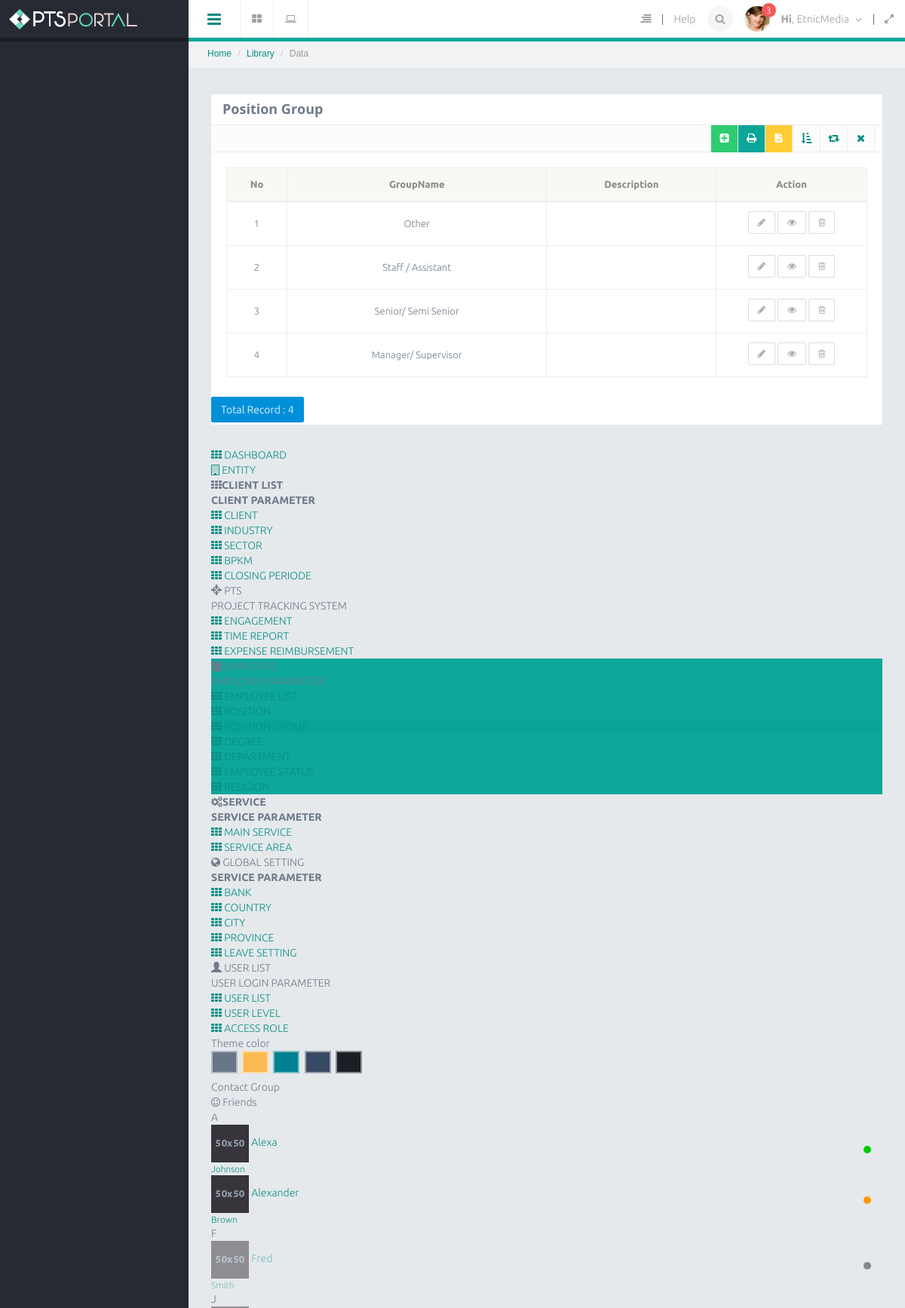
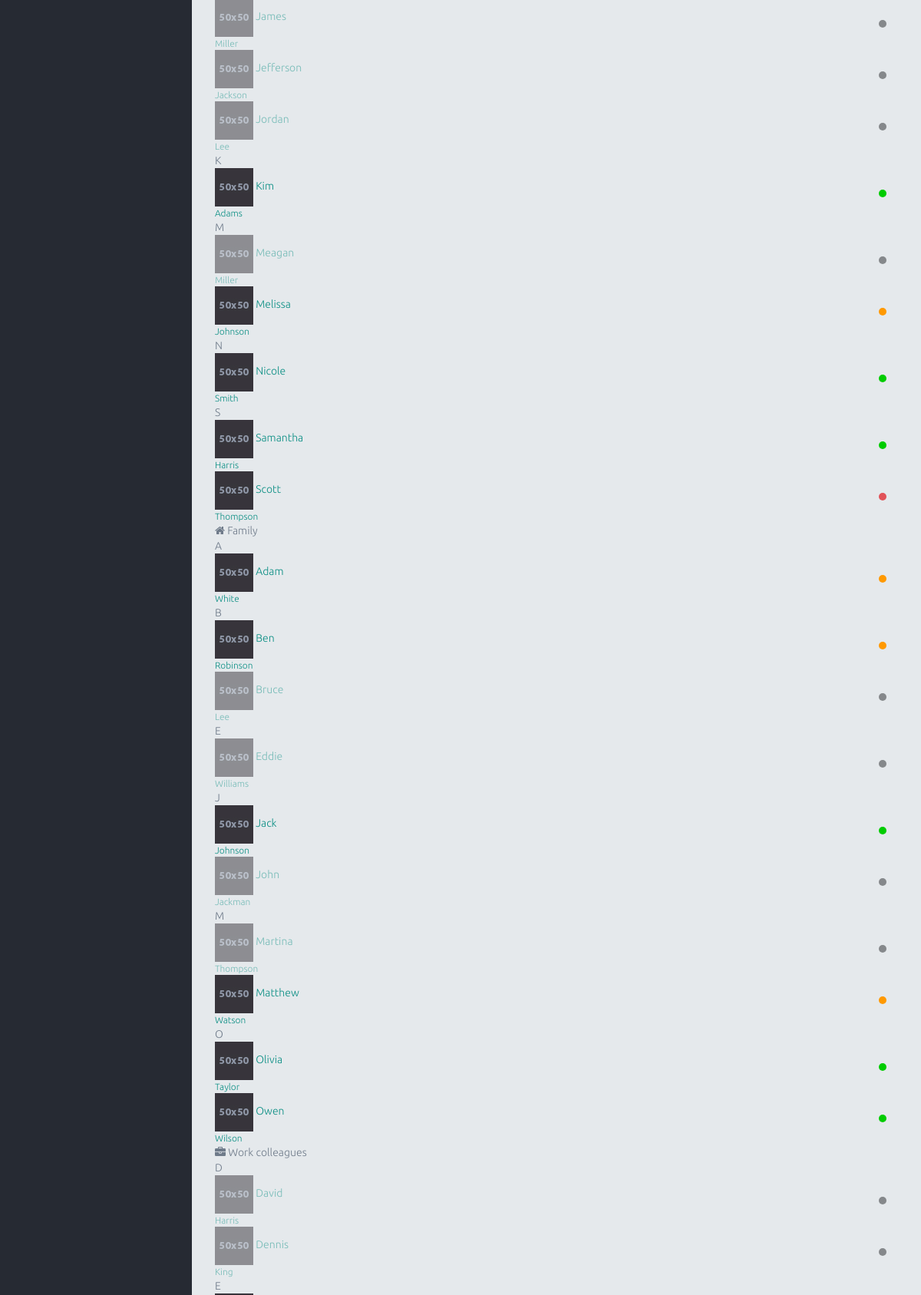
/index.php/position_group (upper part), run on the app's committed database (2 pictures, top to bottom).
### tables this page shows
CREATE TABLE `position_group` (
  `id` int(11) NOT NULL AUTO_INCREMENT,
  `groupName` varchar(120) DEFAULT NULL,
  `description` text,
  `deleted` tinyint(2) NOT NULL DEFAULT '0' COMMENT '0.active. 1.deleted',
  PRIMARY KEY (`id`)
);

### application/libraries/Template.php (called while the page is built, shortened)
<?php
class Template{
    protected $_CI;
    function __construct(){
        $this->_CI=&get_instance();
    }
    function caplet($template,$data=null){
        $data['_content']=$this->_CI->load->view($template,$data,true);
        $data['_header']=$this->_CI->load->view('themes/caplet/header',$data,true);
        $data['_slideleft']=$this->_CI->load->view('themes/caplet/slideleft',$data,true);
        $data['_modal_message']=$this->_CI->load->view('themes/caplet/modal_message',$data,true);
        $data['_modal_notification']=$this->_CI->load->view('themes/caplet/modal_notification',$data,true);
        $data['_leftnav']=$this->_CI->load->view('themes/caplet/leftnav',$data,true);
        $data['_rightnav']=$this->_CI->load->view('themes/caplet/rightnav',$data,true);
        $data['_sidebar']=$this->_CI->load->view('themes/caplet/sidebar',$data,true);
        $this->_CI->load->view('themes/caplet.php',$data);
    }
}

### application/controllers/Position_group.php (called while the page is built, shortened)
<?php
class Position_group extends CI_Controller
{
    public function index()
    {
        $q = urldecode($this->input->get('q', TRUE));
        $start = intval($this->input->get('start'));
        if ($q <> '') {
            $config['base_url'] = base_url() . 'position_group/index.html?q=' . urlencode($q);
            $config['first_url'] = base_url() . 'position_group/index.html?q=' . urlencode($q);
        } else {
            $config['base_url'] = base_url() . 'position_group/';
            $config['first_url'] = base_url() . 'position_group/';
        }
        $config['per_page'] = 10;
        $config['page_query_string'] = TRUE;
        $config['total_rows'] = $this->Mposition_group->total_rows($q);
        $position_group = $this->Mposition_group->get_limit_data($config['per_page'], $start, $q);
        $this->pagination->initialize($config);
        $data = array(
            'position_group_data' => $position_group,
            'q' => $q,
            'pagination' => $this->pagination->create_links(),
            'total_rows' => $config['total_rows'],
            'start' => $start,
        );
        $this->template->caplet('position_group/position_group_list', $data);
    }
}

### index.php (called while the page is built, shortened)
<?php
require_once BASEPATH.'core/CodeIgniter.php';

### application/config/config.php (called while the page is built, shortened)
<?php
$config['base_url'] = "http://".$_SERVER['HTTP_HOST'];
$config['base_url'] .= preg_replace('@/+$@','',dirname($_SERVER['SCRIPT_NAME'])).'/';
$config['index_page'] = '';
$config['uri_protocol']	= 'REQUEST_URI';
$config['url_suffix'] = 'html';
$config['language']	= 'english';
$config['charset'] = 'UTF-8';
$config['enable_hooks'] = FALSE;
$config['subclass_prefix'] = 'MY_';
$config['composer_autoload'] = FALSE;
$config['permitted_uri_chars'] = 'a-z 0-9~%.:_\-';
$config['allow_get_array'] = TRUE;
$config['enable_query_strings'] = FALSE;
$config['controller_trigger'] = 'c';
$config['function_trigger'] = 'm';
$config['directory_trigger'] = 'd';
$config['log_threshold'] = 0;
$config['log_path'] = '';
$config['log_file_extension'] = '';
$config['log_file_permissions'] = 0644;
$config['log_date_format'] = 'Y-m-d H:i:s';
$config['error_views_path'] = '';
$config['cache_path'] = '';
$config['cache_query_string'] = FALSE;
$config['encryption_key'] = 'randomstring';
$config['sess_driver'] = 'files';
$config['sess_cookie_name'] = 'ci_session';
$config['sess_expiration'] = 7200;
$config['sess_save_path'] = sys_get_temp_dir();
$config['sess_match_ip'] = FALSE;
$config['sess_time_to_update'] = 300;
$config['sess_regenerate_destroy'] = FALSE;
$config['cookie_prefix']	= '';
$config['cookie_domain']	= '';
$config['cookie_path']		= '/';
$config['cookie_secure']	= FALSE;
$config['cookie_httponly'] 	= FALSE;
$config['standardize_newlines'] = FALSE;
$config['global_xss_filtering'] = FALSE;
$config['csrf_protection'] = FALSE;
$config['csrf_token_name'] = 'csrf_test_name';
$config['csrf_cookie_name'] = 'csrf_cookie_name';
$config['csrf_expire'] = 7200;
$config['csrf_regenerate'] = TRUE;
$config['csrf_exclude_uris'] = array();
$config['compress_output'] = FALSE;
$config['time_reference'] = 'local';
$config['rewrite_short_tags'] = FALSE;
$config['proxy_ips'] = '';

### application/models/Mposition_group.php (called while the page is built, shortened)
<?php
class Mposition_group extends CI_Model
{
    public $table = 'position_group';
    public $id = 'id';
    public $order = 'DESC';
    function total_rows($q = NULL) {
        $this->db->like('id', $q);
	$this->db->or_like('groupName', $q);
	$this->db->or_like('description', $q);
	$this->db->or_like('deleted', $q);
	$this->db->from($this->table);
        return $this->db->count_all_results();
    }
    function get_limit_data($limit, $start = 0, $q = NULL) {
        $this->db->order_by($this->id, $this->order);
        $this->db->like('id', $q);
	$this->db->or_like('groupName', $q);
	$this->db->or_like('description', $q);
	$this->db->or_like('deleted', $q);
	$this->db->limit($limit, $start);
        return $this->db->get($this->table)->result();
    }
}

### application/views/position_group/position_group_list.php (the view, shortened to what this page needs)
    <div class="row">
    <div class="col-lg-12">
        <section class="panel">
            <header class="panel-heading">
                <h4><strong>Position Group</strong></h4>
            </header>
            <div class="panel-tools fully" align="right" data-toolscolor="#6CC3A0">
                <ul class="tooltip-area">
                    <li>
                        <a href="<?= site_url('position_group/create'); ?>" class="btn btn-success" title="create new data"><i class="fa fa-plus-square"></i></a>
                    </li>
                    <li>
                        <a href="<?= site_url('position_group/excel'); ?>" class="btn btn-theme-inverse" title="download excel"><i class="fa fa-print"></i></a>
                    </li>
                    <li>
                        <a href="<?= site_url('position_group/word'); ?>" class="btn btn-warning" title="download word"><i class="fa fa-file-text"></i></a>
                    </li>
                    <li><a href="javascript:void(0)" class="btn btn-collapse" title="Collapse"><i class="fa fa-sort-amount-asc"></i></a></li>
                    <li><a href="javascript:void(0)" class="btn btn-reload"  title="Reload"><i class="fa fa-retweet"></i></a></li>
                    <li><a href="javascript:void(0)" class="btn btn-close" title="Close"><i class="fa fa-times"></i></a></li>
                </ul>
            </div>
        <div class="panel-body">
        <table class="table table-bordered" style="margin-bottom: 10px">
        <thead>
            <tr>
                <th>No</th>
		<th>GroupName</th>
		<th>Description</th>
		<th>Action</th>
		</tr>
		</thead>
		<tbody align="center">
            <?php
            foreach ($position_group_data as $position_group)
            {
                ?>
                <tr>
			<td width="80px"><?php echo ++$start ?></td>
			<td><?php echo $position_group->groupName ?></td>
			<td><?php echo $position_group->description ?></td>
			<td style="text-align:center" width="200px">
                             <span class="tooltip-area">
                                        <a href="<?= base_url() ?>position_group/update/<?= $position_group->id; ?>" class="btn btn-default btn-sm" title="Edit">
                                            <i class="fa fa-pencil"></i>
                                        </a>
                                        <a href="<?= base_url() ?>position_group/read/<?= $position_group->id; ?>" class="btn btn-default btn-sm" title="detail">
                                            <i class="fa fa-eye"></i>
                                        </a>
                                        <a href="<?= base_url() ?>position_group/delete/<?= $position_group->id; ?>" onclick="javasciprt: return confirm('Are You Sure ?')" class="btn btn-default btn-sm" title="Delete">
                                            <i class="fa fa-trash-o"></i>
                                        </a>
                                    </span>
			</td>
		</tr>
                <?php
            }
            ?>
            </tbody>
        </table>
        </div>
        <div class="row">
            <div class="col-md-6">
                <a href="#" class="btn btn-primary">Total Record : <?php echo $total_rows ?></a>
	    </div>
            <div class="col-md-6 text-right">
            </div>
        </div>
    </body>
</html>

### data on the page
position_group: groupName "Other"
position_group: groupName "Staff / Assistant"
position_group: groupName "Senior/ Semi Senior"
position_group: groupName "Manager/ Supervisor"

### other printed values
$total_rows "4"
